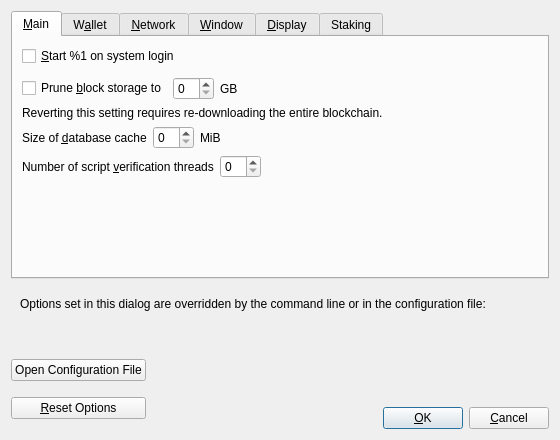
<?xml version="1.0" encoding="UTF-8"?>
<ui version="4.0">
 <class>OptionsDialog</class>
 <widget class="QDialog" name="OptionsDialog">
  <property name="geometry">
   <rect>
    <x>0</x>
    <y>0</y>
    <width>560</width>
    <height>440</height>
   </rect>
  </property>
  <property name="windowTitle">
   <string>Options</string>
  </property>
  <property name="modal">
   <bool>true</bool>
  </property>
  <layout class="QVBoxLayout" name="verticalLayout">
   <item>
    <widget class="QTabWidget" name="tabWidget">
     <property name="currentIndex">
      <number>0</number>
     </property>
     <widget class="QWidget" name="tabMain">
      <attribute name="title">
       <string>&amp;Main</string>
      </attribute>
      <layout class="QVBoxLayout" name="verticalLayout_Main">
       <item>
        <widget class="QCheckBox" name="bitcoinAtStartup">
         <property name="toolTip">
          <string>Automatically start %1 after logging in to the system.</string>
         </property>
         <property name="text">
          <string>&amp;Start %1 on system login</string>
         </property>
        </widget>
       </item>
       <item>
        <spacer name="horizontalSpacer_0_Main">
         <property name="orientation">
          <enum>Qt::Horizontal</enum>
         </property>
         <property name="sizeHint" stdset="0">
          <size>
           <width>40</width>
           <height>5</height>
          </size>
         </property>
        </spacer>
       </item>
       <item>
       <layout class="QHBoxLayout" name="horizontalLayout_Main_Prune">
        <item>
         <widget class="QCheckBox" name="prune">
          <property name="toolTip">
           <string>Disables some advanced features but all blocks will still be fully validated. Reverting this setting requires re-downloading the entire blockchain. Actual disk usage may be somewhat higher.</string>
          </property>
          <property name="text">
           <string>Prune &amp;block storage to</string>
          </property>
         </widget>
        </item>
        <item>
         <widget class="QSpinBox" name="pruneSize"/>
        </item>
         <item>
          <widget class="QLabel" name="pruneSizeUnitLabel">
           <property name="text">
            <string>GB</string>
           </property>
           <property name="textFormat">
            <enum>Qt::PlainText</enum>
           </property>
          </widget>
         </item>
         <item>
          <spacer name="horizontalSpacer_Main_Prune">
           <property name="orientation">
            <enum>Qt::Horizontal</enum>
           </property>
           <property name="sizeHint" stdset="0">
            <size>
             <width>40</width>
             <height>20</height>
            </size>
           </property>
          </spacer>
         </item>
        </layout>
       </item>
       <item>
        <widget class="QLabel" name="pruneWarning">
         <property name="text">
          <string>Reverting this setting requires re-downloading the entire blockchain.</string>
         </property>
         <property name="textFormat">
          <enum>Qt::PlainText</enum>
         </property>
        </widget>
       </item>
       <item>
        <layout class="QHBoxLayout" name="horizontalLayout_2_Main">
         <item>
          <widget class="QLabel" name="databaseCacheLabel">
           <property name="text">
            <string>Size of &amp;database cache</string>
           </property>
           <property name="textFormat">
            <enum>Qt::PlainText</enum>
           </property>
           <property name="buddy">
            <cstring>databaseCache</cstring>
           </property>
          </widget>
         </item>
         <item>
          <widget class="QSpinBox" name="databaseCache"/>
         </item>
         <item>
          <widget class="QLabel" name="databaseCacheUnitLabel">
           <property name="text">
            <string>MiB</string>
           </property>
           <property name="textFormat">
            <enum>Qt::PlainText</enum>
           </property>
          </widget>
         </item>
         <item>
          <spacer name="horizontalSpacer_2_Main">
           <property name="orientation">
            <enum>Qt::Horizontal</enum>
           </property>
           <property name="sizeHint" stdset="0">
            <size>
             <width>40</width>
             <height>20</height>
            </size>
           </property>
          </spacer>
         </item>
        </layout>
       </item>
       <item>
        <layout class="QHBoxLayout" name="horizontalLayout_Main_VerifyLabel">
         <item>
          <widget class="QLabel" name="threadsScriptVerifLabel">
           <property name="text">
            <string>Number of script &amp;verification threads</string>
           </property>
           <property name="textFormat">
            <enum>Qt::PlainText</enum>
           </property>
           <property name="buddy">
            <cstring>threadsScriptVerif</cstring>
           </property>
          </widget>
         </item>
         <item>
          <widget class="QSpinBox" name="threadsScriptVerif">
           <property name="toolTip">
            <string>(0 = auto, &lt;0 = leave that many cores free)</string>
           </property>
          </widget>
         </item>
         <item>
          <spacer name="horizontalSpacer_Main_Threads">
           <property name="orientation">
            <enum>Qt::Horizontal</enum>
           </property>
           <property name="sizeHint" stdset="0">
            <size>
             <width>40</width>
             <height>20</height>
            </size>
           </property>
          </spacer>
         </item>
        </layout>
       </item>
       <item>
        <spacer name="verticalSpacer_Main">
         <property name="orientation">
          <enum>Qt::Vertical</enum>
         </property>
         <property name="sizeHint" stdset="0">
          <size>
           <width>20</width>
           <height>40</height>
          </size>
         </property>
        </spacer>
       </item>
      </layout>
     </widget>
     <widget class="QWidget" name="tabWallet">
      <attribute name="title">
       <string>W&amp;allet</string>
      </attribute>
      <layout class="QVBoxLayout" name="verticalLayout_Wallet">
       <item>
        <widget class="QGroupBox" name="groupBox">
         <property name="title">
          <string>Expert</string>
         </property>
         <layout class="QVBoxLayout" name="verticalLayout_2">
          <item>
           <widget class="QCheckBox" name="coinControlFeatures">
            <property name="toolTip">
             <string>Whether to show coin control features or not.</string>
            </property>
            <property name="text">
             <string>Enable coin &amp;control features</string>
            </property>
           </widget>
          </item>
          <item>
           <widget class="QCheckBox" name="spendZeroConfChange">
            <property name="toolTip">
             <string>If you disable the spending of unconfirmed change, the change from a transaction cannot be used until that transaction has at least one confirmation. This also affects how your balance is computed.</string>
            </property>
            <property name="text">
             <string>&amp;Spend unconfirmed change</string>
            </property>
           </widget>
          </item>
          <item>
           <widget class="QCheckBox" name="showIncomingStakeNotifications">
            <property name="toolTip">
             <string>Display notification dialog for incoming stake transactions.</string>
            </property>
            <property name="text">
             <string>&amp;Show incoming stake notifications</string>
            </property>
           </widget>
          </item>
          <item>
           <widget class="QCheckBox" name="showZeroValueCoinstakes">
            <property name="toolTip">
             <string>Display zero value stake transactions.</string>
            </property>
            <property name="text">
             <string>&amp;Show zero value stakes</string>
            </property>
           </widget>
          </item>
         </layout>
        </widget>
       </item>
       <item>
        <spacer name="verticalSpacer_Wallet">
         <property name="orientation">
          <enum>Qt::Vertical</enum>
         </property>
         <property name="sizeHint" stdset="0">
          <size>
           <width>20</width>
           <height>40</height>
          </size>
         </property>
        </spacer>
       </item>
      </layout>
     </widget>
     <widget class="QWidget" name="tabNetwork">
      <attribute name="title">
       <string>&amp;Network</string>
      </attribute>
      <layout class="QVBoxLayout" name="verticalLayout_Network">
       <item>
        <widget class="QCheckBox" name="mapPortUpnp">
         <property name="toolTip">
          <string>Automatically open the Falcon client port on the router. This only works when your router supports UPnP and it is enabled.</string>
         </property>
         <property name="text">
          <string>Map port using &amp;UPnP</string>
         </property>
        </widget>
       </item>
       <item>
        <widget class="QCheckBox" name="allowIncoming">
         <property name="toolTip">
          <string>Accept connections from outside.</string>
         </property>
         <property name="text">
          <string>Allow incomin&amp;g connections</string>
         </property>
        </widget>
       </item>
       <item>
        <widget class="QCheckBox" name="connectSocks">
         <property name="toolTip">
          <string>Connect to the Falcon network through a SOCKS5 proxy.</string>
         </property>
         <property name="text">
          <string>&amp;Connect through SOCKS5 proxy (default proxy):</string>
         </property>
        </widget>
       </item>
       <item>
        <layout class="QHBoxLayout" name="horizontalLayout_1_Network">
         <item>
          <widget class="QLabel" name="proxyIpLabel">
           <property name="text">
            <string>Proxy &amp;IP:</string>
           </property>
           <property name="textFormat">
            <enum>Qt::PlainText</enum>
           </property>
           <property name="buddy">
            <cstring>proxyIp</cstring>
           </property>
          </widget>
         </item>
         <item>
          <widget class="QValidatedLineEdit" name="proxyIp">
           <property name="minimumSize">
            <size>
             <width>140</width>
             <height>0</height>
            </size>
           </property>
           <property name="maximumSize">
            <size>
             <width>140</width>
             <height>16777215</height>
            </size>
           </property>
           <property name="toolTip">
            <string>IP address of the proxy (e.g. IPv4: 127.0.0.1 / IPv6: ::1)</string>
           </property>
          </widget>
         </item>
         <item>
          <widget class="QLabel" name="proxyPortLabel">
           <property name="text">
            <string>&amp;Port:</string>
           </property>
           <property name="textFormat">
            <enum>Qt::PlainText</enum>
           </property>
           <property name="buddy">
            <cstring>proxyPort</cstring>
           </property>
          </widget>
         </item>
         <item>
          <widget class="QLineEdit" name="proxyPort">
           <property name="minimumSize">
            <size>
             <width>55</width>
             <height>0</height>
            </size>
           </property>
           <property name="maximumSize">
            <size>
             <width>55</width>
             <height>16777215</height>
            </size>
           </property>
           <property name="toolTip">
            <string>Port of the proxy (e.g. 9050)</string>
           </property>
          </widget>
         </item>
         <item>
          <spacer name="horizontalSpacer_1_Network">
           <property name="orientation">
            <enum>Qt::Horizontal</enum>
           </property>
           <property name="sizeHint" stdset="0">
            <size>
             <width>40</width>
             <height>20</height>
            </size>
           </property>
          </spacer>
         </item>
        </layout>
       </item>
       <item>
        <layout class="QHBoxLayout" name="horizontalLayout_2_Network">
         <item>
          <widget class="QLabel" name="proxyActiveNets">
           <property name="text">
            <string>Used for reaching peers via:</string>
           </property>
           <property name="textFormat">
            <enum>Qt::PlainText</enum>
           </property>
          </widget>
         </item>
         <item>
          <widget class="QCheckBox" name="proxyReachIPv4">
           <property name="enabled">
            <bool>false</bool>
           </property>
           <property name="toolTip">
            <string>Shows if the supplied default SOCKS5 proxy is used to reach peers via this network type.</string>
           </property>
           <property name="text">
            <string/>
           </property>
          </widget>
         </item>
         <item>
          <widget class="QLabel" name="proxyReachIPv4Label">
           <property name="text">
            <string>IPv4</string>
           </property>
           <property name="textFormat">
            <enum>Qt::PlainText</enum>
           </property>
          </widget>
         </item>
         <item>
          <widget class="QCheckBox" name="proxyReachIPv6">
           <property name="enabled">
            <bool>false</bool>
           </property>
           <property name="toolTip">
            <string>Shows if the supplied default SOCKS5 proxy is used to reach peers via this network type.</string>
           </property>
           <property name="text">
            <string/>
           </property>
          </widget>
         </item>
         <item>
          <widget class="QLabel" name="proxyReachIPv6Label">
           <property name="text">
            <string>IPv6</string>
           </property>
           <property name="textFormat">
            <enum>Qt::PlainText</enum>
           </property>
          </widget>
         </item>
         <item>
          <widget class="QCheckBox" name="proxyReachTor">
           <property name="enabled">
            <bool>false</bool>
           </property>
           <property name="toolTip">
            <string>Shows if the supplied default SOCKS5 proxy is used to reach peers via this network type.</string>
           </property>
           <property name="text">
            <string/>
           </property>
          </widget>
         </item>
         <item>
          <widget class="QLabel" name="proxyReachTorLabel">
           <property name="text">
            <string>Tor</string>
           </property>
           <property name="textFormat">
            <enum>Qt::PlainText</enum>
           </property>
          </widget>
         </item>
         <item>
          <spacer name="horizontalSpacer_2_Network">
           <property name="orientation">
            <enum>Qt::Horizontal</enum>
           </property>
           <property name="sizeHint" stdset="0">
            <size>
             <width>40</width>
             <height>20</height>
            </size>
           </property>
          </spacer>
         </item>
        </layout>
       </item>
       <item>
        <widget class="QCheckBox" name="connectSocksTor">
         <property name="toolTip">
          <string>Connect to the Falcon network through a separate SOCKS5 proxy for Tor hidden services.</string>
         </property>
         <property name="text">
          <string>Use separate SOCKS&amp;5 proxy to reach peers via Tor hidden services:</string>
         </property>
        </widget>
       </item>
       <item>
        <layout class="QHBoxLayout" name="horizontalLayout_3_Network">
         <item>
          <widget class="QLabel" name="proxyIpTorLabel">
           <property name="text">
            <string>Proxy &amp;IP:</string>
           </property>
           <property name="textFormat">
            <enum>Qt::PlainText</enum>
           </property>
           <property name="buddy">
            <cstring>proxyIpTor</cstring>
           </property>
          </widget>
         </item>
         <item>
          <widget class="QValidatedLineEdit" name="proxyIpTor">
           <property name="minimumSize">
            <size>
             <width>140</width>
             <height>0</height>
            </size>
           </property>
           <property name="maximumSize">
            <size>
             <width>140</width>
             <height>16777215</height>
            </size>
           </property>
           <property name="toolTip">
            <string>IP address of the proxy (e.g. IPv4: 127.0.0.1 / IPv6: ::1)</string>
           </property>
          </widget>
         </item>
         <item>
          <widget class="QLabel" name="proxyPortTorLabel">
           <property name="text">
            <string>&amp;Port:</string>
           </property>
           <property name="textFormat">
            <enum>Qt::PlainText</enum>
           </property>
           <property name="buddy">
            <cstring>proxyPortTor</cstring>
           </property>
          </widget>
         </item>
         <item>
          <widget class="QLineEdit" name="proxyPortTor">
           <property name="minimumSize">
            <size>
             <width>55</width>
             <height>0</height>
            </size>
           </property>
           <property name="maximumSize">
            <size>
             <width>55</width>
             <height>16777215</height>
            </size>
           </property>
           <property name="toolTip">
            <string>Port of the proxy (e.g. 9050)</string>
           </property>
          </widget>
         </item>
         <item>
          <spacer name="horizontalSpacer_4_Network">
           <property name="orientation">
            <enum>Qt::Horizontal</enum>
           </property>
           <property name="sizeHint" stdset="0">
            <size>
             <width>40</width>
             <height>20</height>
            </size>
           </property>
          </spacer>
         </item>
        </layout>
       </item>
       <item>
        <spacer name="verticalSpacer_Network">
         <property name="orientation">
          <enum>Qt::Vertical</enum>
         </property>
         <property name="sizeHint" stdset="0">
          <size>
           <width>20</width>
           <height>40</height>
          </size>
         </property>
        </spacer>
       </item>
      </layout>
     </widget>
     <widget class="QWidget" name="tabWindow">
      <attribute name="title">
       <string>&amp;Window</string>
      </attribute>
      <layout class="QVBoxLayout" name="verticalLayout_Window">
       <item>
        <widget class="QCheckBox" name="hideTrayIcon">
         <property name="toolTip">
          <string>Hide the icon from the system tray.</string>
         </property>
         <property name="text">
          <string>&amp;Hide tray icon</string>
         </property>
        </widget>
       </item>
       <item>
        <widget class="QCheckBox" name="minimizeToTray">
         <property name="toolTip">
          <string>Show only a tray icon after minimizing the window.</string>
         </property>
         <property name="text">
          <string>&amp;Minimize to the tray instead of the taskbar</string>
         </property>
        </widget>
       </item>
       <item>
        <widget class="QCheckBox" name="minimizeOnClose">
         <property name="toolTip">
          <string>Minimize instead of exit the application when the window is closed. When this option is enabled, the application will be closed only after selecting Exit in the menu.</string>
         </property>
         <property name="text">
          <string>M&amp;inimize on close</string>
         </property>
        </widget>
       </item>
       <item>
        <spacer name="verticalSpacer_Window">
         <property name="orientation">
          <enum>Qt::Vertical</enum>
         </property>
         <property name="sizeHint" stdset="0">
          <size>
           <width>20</width>
           <height>40</height>
          </size>
         </property>
        </spacer>
       </item>
      </layout>
     </widget>
     <widget class="QWidget" name="tabDisplay">
      <attribute name="title">
       <string>&amp;Display</string>
      </attribute>
      <layout class="QVBoxLayout" name="verticalLayout_Display">
       <item>
        <layout class="QHBoxLayout" name="horizontalLayout_1_Display">
         <item>
          <widget class="QLabel" name="langLabel">
           <property name="text">
            <string>User Interface &amp;language:</string>
           </property>
           <property name="textFormat">
            <enum>Qt::PlainText</enum>
           </property>
           <property name="buddy">
            <cstring>lang</cstring>
           </property>
          </widget>
         </item>
         <item>
          <widget class="QValueComboBox" name="lang">
           <property name="toolTip">
            <string>The user interface language can be set here. This setting will take effect after restarting %1.</string>
           </property>
          </widget>
         </item>
        </layout>
       </item>
       <item>
        <layout class="QHBoxLayout" name="horizontalLayout_2_Display">
         <item>
          <widget class="QLabel" name="unitLabel">
           <property name="text">
            <string>&amp;Unit to show amounts in:</string>
           </property>
           <property name="textFormat">
            <enum>Qt::PlainText</enum>
           </property>
           <property name="buddy">
            <cstring>unit</cstring>
           </property>
          </widget>
         </item>
         <item>
          <widget class="QValueComboBox" name="unit">
           <property name="toolTip">
            <string>Choose the default subdivision unit to show in the interface and when sending coins.</string>
           </property>
          </widget>
         </item>
        </layout>
       </item>
       <item>
        <layout class="QHBoxLayout" name="horizontalLayout_3_Display">
         <item>
          <widget class="QLabel" name="thirdPartyTxUrlsLabel">
           <property name="toolTip">
            <string>Third party URLs (e.g. a block explorer) that appear in the transactions tab as context menu items. %s in the URL is replaced by transaction hash. Multiple URLs are separated by vertical bar |.</string>
           </property>
           <property name="text">
            <string>&amp;Third party transaction URLs</string>
           </property>
           <property name="buddy">
            <cstring>thirdPartyTxUrls</cstring>
           </property>
          </widget>
         </item>
         <item>
          <widget class="QLineEdit" name="thirdPartyTxUrls">
           <property name="toolTip">
            <string>Third party URLs (e.g. a block explorer) that appear in the transactions tab as context menu items. %s in the URL is replaced by transaction hash. Multiple URLs are separated by vertical bar |.</string>
           </property>
          </widget>
         </item>
        </layout>
       </item>
       <item>
        <spacer name="verticalSpacer_Display">
         <property name="orientation">
          <enum>Qt::Vertical</enum>
         </property>
         <property name="sizeHint" stdset="0">
          <size>
           <width>20</width>
           <height>40</height>
          </size>
         </property>
        </spacer>
       </item>
      </layout>
     </widget>
     <widget class="QWidget" name="tab">
      <attribute name="title">
       <string>Staking</string>
      </attribute>
      <layout class="QGridLayout" name="gridLayout">
       <item row="0" column="0">
        <layout class="QFormLayout" name="formLayout">
         <item row="0" column="0">
          <widget class="QLabel" name="reserveBalanceLabel">
           <property name="text">
            <string>Reserve Balance</string>
           </property>
          </widget>
         </item>
         <item row="0" column="1">
          <widget class="BitcoinAmountField" name="reserveBalanceAmount">
           <property name="maximumSize">
            <size>
             <width>250</width>
             <height>16777215</height>
            </size>
           </property>
          </widget>
         </item>
        </layout>
       </item>
      </layout>
     </widget>
    </widget>
   </item>
   <item>
    <widget class="QFrame" name="frame">
     <layout class="QVBoxLayout" name="verticalLayout_Bottom">
      <item>
       <layout class="QHBoxLayout" name="horizontalLayout_Bottom">
        <item>
         <widget class="QLabel" name="overriddenByCommandLineInfoLabel">
          <property name="text">
           <string>Options set in this dialog are overridden by the command line or in the configuration file:</string>
          </property>
          <property name="textFormat">
           <enum>Qt::PlainText</enum>
          </property>
         </widget>
        </item>
        <item>
         <spacer name="horizontalSpacer_Bottom">
          <property name="orientation">
           <enum>Qt::Horizontal</enum>
          </property>
          <property name="sizeHint" stdset="0">
           <size>
            <width>40</width>
            <height>20</height>
           </size>
          </property>
         </spacer>
        </item>
       </layout>
      </item>
      <item>
       <widget class="QLabel" name="overriddenByCommandLineLabel">
        <property name="text">
         <string/>
        </property>
        <property name="textFormat">
         <enum>Qt::PlainText</enum>
        </property>
        <property name="wordWrap">
         <bool>true</bool>
        </property>
       </widget>
      </item>
     </layout>
    </widget>
   </item>
   <item>
    <layout class="QHBoxLayout" name="horizontalLayout_Buttons">
     <item>
      <layout class="QVBoxLayout" name="verticalLayout_Buttons">
       <item>
        <widget class="QPushButton" name="openBitcoinConfButton">
         <property name="toolTip">
          <string>Open the %1 configuration file from the working directory.</string>
         </property>
         <property name="text">
          <string>Open Configuration File</string>
         </property>
         <property name="autoDefault">
          <bool>false</bool>
         </property>
        </widget>
       </item>
       <item>
        <widget class="QPushButton" name="resetButton">
         <property name="toolTip">
          <string>Reset all client options to default.</string>
         </property>
         <property name="text">
          <string>&amp;Reset Options</string>
         </property>
         <property name="autoDefault">
          <bool>false</bool>
         </property>
        </widget>
       </item>
      </layout>
     </item>
     <item>
      <spacer name="horizontalSpacer_1">
       <property name="orientation">
        <enum>Qt::Horizontal</enum>
       </property>
       <property name="sizeHint" stdset="0">
        <size>
         <width>40</width>
         <height>48</height>
        </size>
       </property>
      </spacer>
     </item>
     <item>
      <widget class="QLabel" name="statusLabel">
       <property name="minimumSize">
        <size>
         <width>200</width>
         <height>0</height>
        </size>
       </property>
       <property name="font">
        <font>
         <weight>75</weight>
         <bold>true</bold>
        </font>
       </property>
       <property name="text">
        <string/>
       </property>
       <property name="textFormat">
        <enum>Qt::PlainText</enum>
       </property>
       <property name="wordWrap">
        <bool>true</bool>
       </property>
      </widget>
     </item>
     <item>
      <spacer name="horizontalSpacer_2">
       <property name="orientation">
        <enum>Qt::Horizontal</enum>
       </property>
       <property name="sizeHint" stdset="0">
        <size>
         <width>40</width>
         <height>48</height>
        </size>
       </property>
      </spacer>
     </item>
     <item>
      <layout class="QVBoxLayout" name="verticalLayout_4">
       <item>
        <spacer name="verticalSpacer">
         <property name="orientation">
          <enum>Qt::Vertical</enum>
         </property>
         <property name="sizeHint" stdset="0">
          <size>
           <width>20</width>
           <height>40</height>
          </size>
         </property>
        </spacer>
       </item>
       <item>
        <layout class="QHBoxLayout" name="horizontalLayout">
         <item>
          <widget class="QPushButton" name="okButton">
           <property name="text">
            <string>&amp;OK</string>
           </property>
           <property name="autoDefault">
            <bool>false</bool>
           </property>
           <property name="default">
            <bool>true</bool>
           </property>
          </widget>
         </item>
         <item>
          <widget class="QPushButton" name="cancelButton">
           <property name="text">
            <string>&amp;Cancel</string>
           </property>
           <property name="autoDefault">
            <bool>false</bool>
           </property>
          </widget>
         </item>
        </layout>
       </item>
      </layout>
     </item>
    </layout>
   </item>
  </layout>
 </widget>
 <customwidgets>
  <customwidget>
   <class>QValidatedLineEdit</class>
   <extends>QLineEdit</extends>
   <header>qt/qvalidatedlineedit.h</header>
  </customwidget>
  <customwidget>
   <class>QValueComboBox</class>
   <extends>QComboBox</extends>
   <header>qt/qvaluecombobox.h</header>
  </customwidget>
  <customwidget>
   <class>BitcoinAmountField</class>
   <extends>QLineEdit</extends>
   <header>qt/bitcoinamountfield.h</header>
   <container>1</container>
  </customwidget>
 </customwidgets>
 <resources/>
 <connections/>
</ui>
